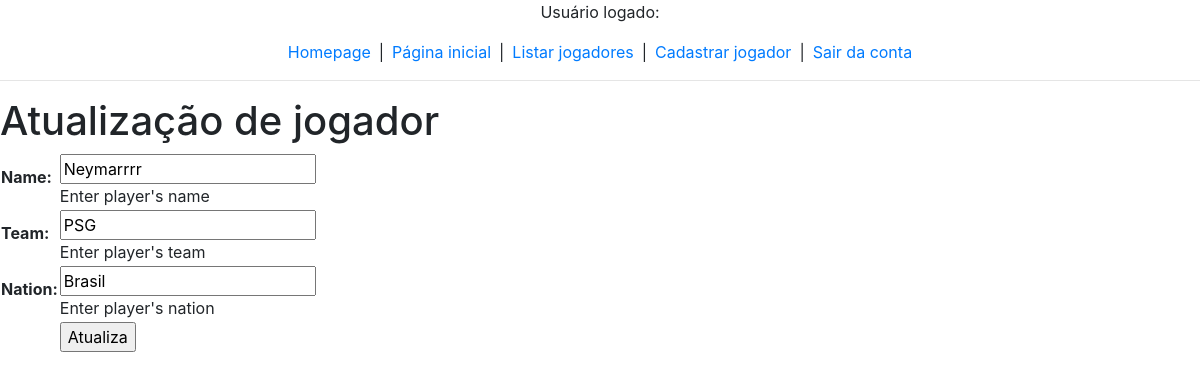
The app's page /myapp/update/1/, older data.
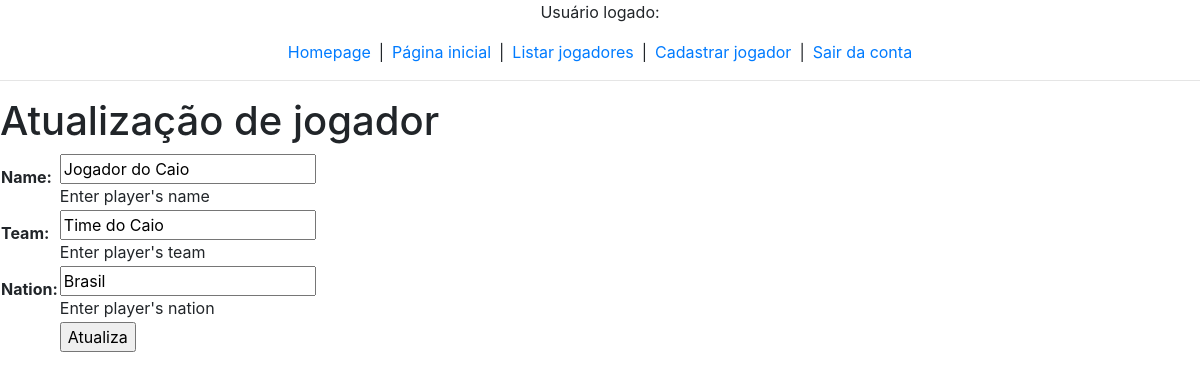
The same page, newer data.
### myapp/models.py (models this page shows, shortened)
class Player(models.Model):
  id = models.AutoField(primary_key=True),
  name = models.CharField(
  max_length=100, help_text="Enter player's name")
  team = models.CharField(
  max_length=100, help_text="Enter player's team")
  nation = models.CharField(
  max_length=100, help_text="Enter player's nation")
  creator = models.CharField(
        verbose_name='Creator', max_length=30, editable=False)

### myapp/views.py (the view, shortened to what this page needs)
# urls.py: path('update/<int:pk>/', views.PlayerUpdateView.as_view(), name='updatePlayer'),
class PlayerUpdateView(View):
    def get(self, request, pk, *args, **kwargs):
        player = Player.objects.get(id=pk)
        formulario = PlayerModel2Form(instance=player)
        context = {'player': formulario, }
        return render(request, 'myapp/updatePlayer.html', context)

### myapp/forms.py
class PlayerModel2Form(forms.ModelForm):
  class Meta:
    model = Player
    fields = '__all__'

### myapp/templates/myapp/updatePlayer.html (shortened to what this page needs)
{% load static %}
<!DOCTYPE html>
<html>
<head>
  <link rel="stylesheet" href="{% static 'myapp/css/style.css' %}">
</head>
<body>
  {% include 'myapp/links.html' %}
  <h1>Atualização de jogador</h1>
  <form method="POST" class='formulario'>
    <table>
      {{ player.as_table }}
      <tr>
        <td></td>
        <td><input type="submit" value="Atualiza"></td>
      </tr>
    </table>
  </form>
</body>
</html>

### myapp/templates/myapp/links.html (shortened to what this page needs)
{% load static %}
<head>
    <link rel="stylesheet" href="https://stackpath.bootstrapcdn.com/bootstrap/4.5.0/css/bootstrap.min.css"
>
    <link rel="stylesheet" href="{% static 'myapp/css/style.css' %}">
</head>
<div class="row" style="justify-content: center">
    <p>Usuário logado: {% firstof user.first_name user.username %}</p>
</div>
<div class="row" style="justify-content: center">
    <a href="/home" class="header-option">
        Homepage
    </a> |
    <a href="{% url 'myapp:home' %}" class="header-option">
        Página inicial
    </a> |
    <a href="{% url 'myapp:playersList' %}" class="header-option">
        Listar jogadores
    </a> |
    <a href="{% url 'myapp:createPlayer' %}" class="header-option">
        Cadastrar jogador
    </a> |
    <a href="{% url 'logout' %}" class="header-option">
        Sair da conta
    </a>
</div>
<hr>

### myapp/static/myapp/css/style.css (style rules this page uses)
.header-option { padding-left: 8px; padding-right: 8px; }

Row changes from the older to the newer data that the page shows:
changed Player "Brasil": name "Neymarrrr" → "Jogador do Caio"; team "PSG" → "Time do Caio"
